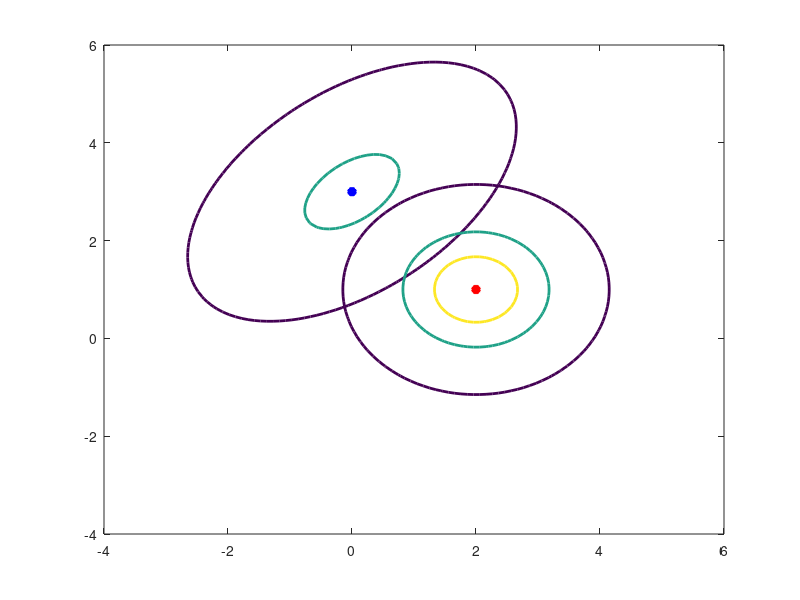

MATLAB code for this plot:
numGrid = 100;
m1 = [0 3]';
m2 = [2 1]';
C1 = [2 1 ; 1 2];
C2 = [1 0; 0 1];
xRange = linspace(-4, 6.0, numGrid);
yRange = linspace(-4, 6.0, numGrid);
P1 = zeros(numGrid, numGrid);
P2 = P1;
for i=1:numGrid
    for j=1:numGrid
        x = [yRange(j) xRange(i)]';
        P1(i,j) = mvnpdf(x',m1',C1);
        P2(i,j) = mvnpdf(x',m2',C2);
    end
end
Pmax = max(max([P1 P2]));
figure(1), clf,
contour(xRange, yRange, P1, [0.1*Pmax 0.5*Pmax 0.8*Pmax], 'LineWidth', 2);
hold on
plot(m1(1),m1(2), 'b*', 'LineWidth', 4);
hold on
contour(xRange, yRange, P2, [0.1*Pmax 0.5*Pmax 0.8*Pmax], 'LineWidth', 2);
hold on
plot(m2(1),m2(2), 'r*', 'LineWidth', 4);
hold on
N=200;
X1 = mvnrnd(m1,C1,N);
X2 = mvnrnd(m2,C2,N);
% Nearest neighbour classifier
% (Caution: The follwing code is very inefficcient --why?)
X = [X1;X2];
N1 = size(X1,10);
N2 = size(X2,1);
y = [ones(N1,1); -1*ones(N2,1)];
d = zeros(N1+N2-1,1);
nCorrect = 0;
for jtst = 1:(N1+N2)
    %pick a point to test
    %
    xtst = X(jtst,:);
    ytst = y(jtst);
    
    %All others form the tranining set
    %
    jtr = setdiff(1:N1+N2,jtst);
    Xtr = X(jtr,:);
    ytr = y(jtr,1);
    
    %Compute all distances from test to training points
    %
    for i=1:(N1+N2-1)
        d(i) = norm(Xtr(i,:)-xtst);
    end
    
    %which one is the closest?
    %
    [imin] = find(d == min(d));
    
    %Does the nearest point have the same class label?
    %
    if ( ytr(imin(1)) * ytst > 0 )
        nCorrect = nCorrect + 1;
    else
        disp('Incorrect classification');
    end
end

%Percentage correst
%
pCorrect = nCorrect*100/(N1+N2);
disp(['Nearest neighbour accuracy:  ' num2str(pCorrect)]);